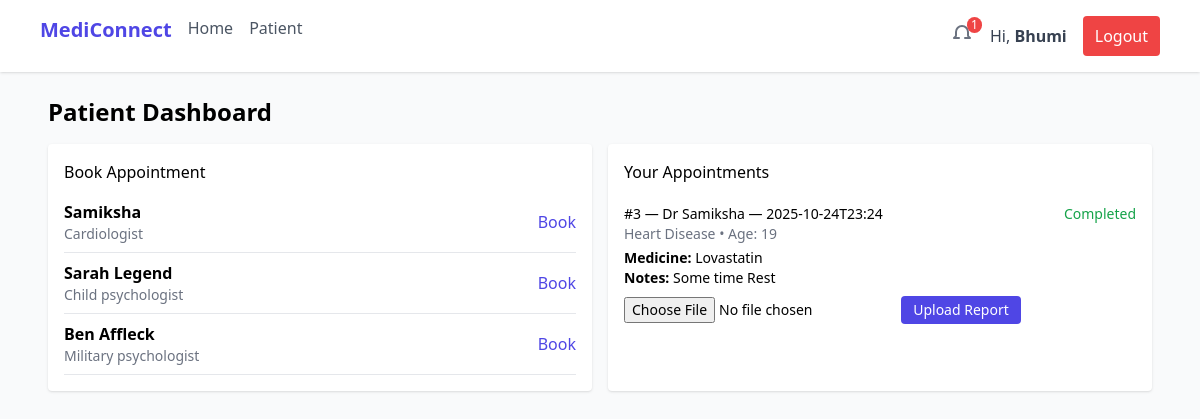
The page /patient (signed in) on the database its author committed.
### tables this page shows
CREATE TABLE doctors (
        id INTEGER PRIMARY KEY AUTOINCREMENT,
        name TEXT NOT NULL,
        specialization TEXT,
        city TEXT,
        experience INTEGER,
        rating REAL,
        fee REAL,
        mode TEXT
    );

CREATE TABLE appointments (
        id INTEGER PRIMARY KEY AUTOINCREMENT,
        doctor_id INTEGER,
        patient_id INTEGER,
        date TEXT,
        mode TEXT,
        disease TEXT,
        age INTEGER,
        status TEXT DEFAULT 'Booked',
        medicine TEXT,
        notes TEXT,
        FOREIGN KEY(doctor_id) REFERENCES doctors(id),
        FOREIGN KEY(patient_id) REFERENCES users(id)
    );

### app.py (the view)
@app.route('/patient')
@login_required(role='patient')
def patient_dashboard():
    uid = session.get('user_id')
    conn = get_db()
    appointments = conn.execute("""SELECT a.*, d.name as doctor_name,
                                (SELECT GROUP_CONCAT(filename) FROM reports r WHERE r.appointment_id=a.id) as reports
                                FROM appointments a
                                LEFT JOIN doctors d ON a.doctor_id=d.id
                                WHERE a.patient_id = ? ORDER BY a.date DESC""", (uid,)).fetchall()
    doctors = conn.execute("SELECT * FROM doctors").fetchall()
    conn.close()
    return render_template('patient/dashboard.html', appointments=appointments, doctors=doctors)

### app.py (called while the page is built)
def get_db():
    conn = sqlite3.connect(DB_PATH, detect_types=sqlite3.PARSE_DECLTYPES|sqlite3.PARSE_COLNAMES)
    conn.row_factory = sqlite3.Row
    return conn

def login_required(role=None):
    def decorator(f):
        @wraps(f)
        def decorated_function(*args, **kwargs):
            if 'user_id' not in session:
                flash("Please log in first.", "warning")
                return redirect(url_for('login'))
            if role and session.get('role') != role:
                flash("You do not have access to that page.", "danger")
                return redirect(url_for('index'))
            return f(*args, **kwargs)
        return decorated_function
    return decorator

@app.context_processor
def inject_notifications():
    if 'user_id' in session:
        conn = get_db()
        notifs = conn.execute("SELECT * FROM notifications WHERE user_id=? ORDER BY created_at DESC LIMIT 6", (session['user_id'],)).fetchall()
        unread = conn.execute("SELECT COUNT(*) as c FROM notifications WHERE user_id=? AND is_read=0", (session['user_id'],)).fetchone()['c']
        conn.close()
        return dict(__notifications=notifs, __unread_count=unread)
    return dict(__notifications=[], __unread_count=0)

### templates/patient/dashboard.html (shortened to what this page needs)
{% extends 'base.html' %}{% block content %}
<h2 class="text-2xl font-semibold mb-4">Patient Dashboard</h2>
<div class="grid grid-cols-1 md:grid-cols-2 gap-4">
  <div class="bg-white p-4 rounded shadow">
    <h3 class="font-medium">Book Appointment</h3>
    <ul class="mt-2">
      {% for d in doctors %}
        <li class="py-2 flex justify-between items-center border-b">
          <div><strong>{{d.name}}</strong><div class="text-sm text-gray-500">{{d.specialization}}</div></div>
          <a href="{{ url_for('book', doctor_id=d.id) }}" class="text-indigo-600">Book</a>
        </li>
      {% endfor %}
    </ul>
  </div>
  <div class="bg-white p-4 rounded shadow">
    <h3 class="font-medium">Your Appointments</h3>
    <ul class="divide-y mt-2">
      {% for a in appointments %}
        <li class="py-3">
          <div class="flex justify-between">
            <div>
              <div class="text-sm">#{{a.id}} — Dr {{a.doctor_name}} — {{a.date}}</div>
              <div class="text-sm text-gray-500">{{a.disease}} • Age: {{a.age}}</div>
              {% if a.medicine %}<div class="mt-1 text-sm"><strong>Medicine:</strong> {{a.medicine}}</div>{% endif %}
              {% if a.notes %}<div class="text-sm"><strong>Notes:</strong> {{a.notes}}</div>{% endif %}
            </div>
            <div class="text-right">
              <div class="text-sm {{ 'text-green-600' if a.status=='Completed' else 'text-yellow-600' if a.status=='Confirmed' else 'text-red-600' if a.status=='Cancelled' else 'text-blue-600' }}">{{a.status}}</div>
            </div>
          </div>
          <form method="post" action="{{ url_for('upload_report', appid=a.id) }}" enctype="multipart/form-data" class="mt-2">
            <input type="file" name="report" class="text-sm">
            <button class="px-3 py-1 bg-indigo-600 text-white rounded text-sm">Upload Report</button>
          </form>
        </li>
      {% else %}
        <li class="py-3 text-gray-500">No appointments found.</li>
      {% endfor %}
    </ul>
  </div>
</div>
{% endblock %}

### rows shown on the page
doctors: name "Samiksha", specialization "Cardiologist"
doctors: name "Sarah Legend", specialization "Child psychologist"
doctors: name "Ben Affleck", specialization "Military psychologist"
appointments: id "3", doctor_name "Samiksha", date "2025-10-24T23:24", disease "Heart Disease", age "19", medicine "Lovastatin", notes "Some time Rest", status "Completed"

### other values the page prints
{{ __unread_count }} "1"
{{ session.name }} "Bhumi"
